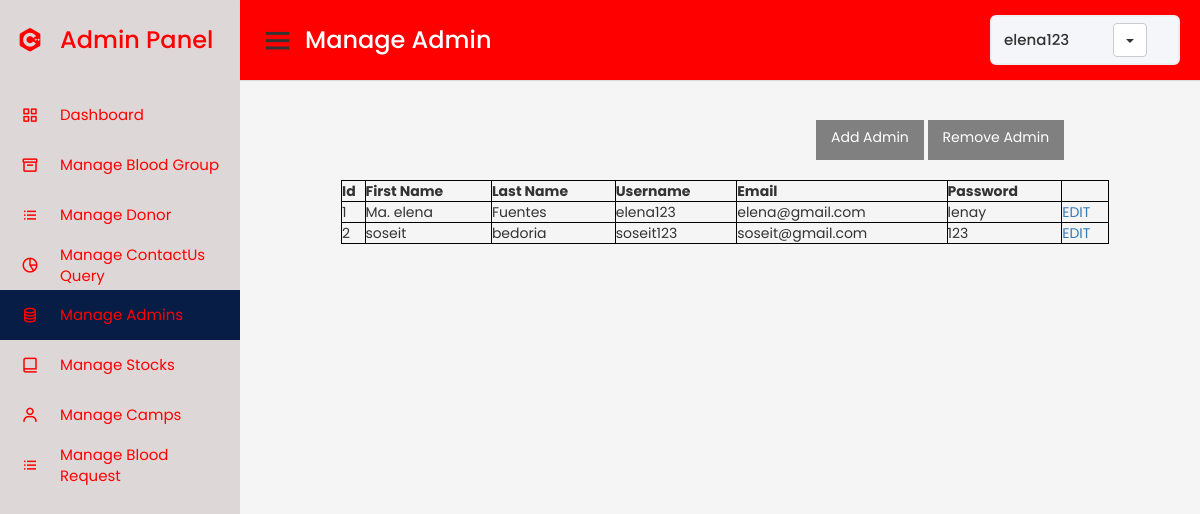
/Admin/manageadmin.php (signed in), run on the app's committed database.
### tables this page shows
CREATE TABLE `admin_file` (
  `admin_id` int(11) NOT NULL,
  `firstname` varchar(50) NOT NULL,
  `lastname` varchar(50) NOT NULL,
  `username` varchar(50) NOT NULL,
  `email` varchar(50) NOT NULL,
  `password` varchar(50) NOT NULL
);

### Admin/manageadmin.php (the view, shortened to what this page needs)
<!DOCTYPE html>
<html lang="en" dir="ltr">
  <head>
    <link rel="stylesheet" href="./admin.css">
    <link href='https://unpkg.com/boxicons@2.0.7/css/boxicons.min.css' rel='stylesheet'>
    <link rel="stylesheet" href="https://maxcdn.bootstrapcdn.com/bootstrap/3.4.1/css/bootstrap.min.css">
   </head>
<body>
  <div class="sidebar" style="  background-color: #DDD7D7;">
    <div class="logo-details">
      <i class='bx bxl-c-plus-plus'  style= "color:red;"></i>
      <span class="logo_name" style= "color:red;">Admin Panel</span>
    </div>
      <ul class="nav-links" >
        <li>
          <a href="./admin_dashboard.php" >
            <i class='bx bx-grid-alt'  style= "color:red;"></i>
            <span class="links_name"  style= "color:red;">Dashboard</span>
          </a>
        </li>
        <li >
          <a href="./manageblood.php" >
            <i class='bx bx-box'  style= "color:red;"></i>
            <span class="links_name" style= "color:red;">Manage Blood Group</span>
          </a>
        </li>
        <li>
          <a href="./managedonor.php">
            <i class='bx bx-list-ul'  style= "color:red;" ></i>
            <span class="links_name"  style= "color:red;">Manage Donor</span>
          </a>
        </li>
        <li>
          <a href="./managecquery.php">
            <i class='bx bx-pie-chart-alt-2' style= "color:red;" ></i>
            <span class="links_name"  style= "color:red;">Manage ContactUs <br> Query</span>
          </a>
        </li>
        <li>
          <a href="#" class="active">
            <i class='bx bx-coin-stack'  style= "color:red;"></i>
            <span class="links_name" style= "color:red;">Manage Admins</span>
          </a>
        </li>
        <li>
          <a href="./managestock.php">
            <i class='bx bx-book-alt'  style= "color:red;"></i>
            <span class="links_name" style= "color:red;">Manage Stocks</span>
          </a>
        </li>
        <li>
          <a href="./managecamps.php">
            <i class='bx bx-user'  style= "color:red;"></i>
            <span class="links_name" style= "color:red;">Manage Camps</span>
          </a>
        </li>
        <li>
        <a href="./managerequest.php">
            <i class='bx bx-list-ul'  style= "color:red;" ></i>
            <span class="links_name"  style= "color:red;">Manage Blood <br> Request</span>
          </a>
        </li>
      </ul>
  </div>
  <section class="home-section" >
    <nav style= "background-color:red;">
      <div class="sidebar-button">
        <i class='bx bx-menu sidebarBtn'></i>
        <span class="dashboard" id="ok">Manage Admin</span>
      </div>
      <div class="profile-details">
        <span class="admin_name"> <?php echo $_SESSION["username"]; ?></span>
        <div class="dropdown">
              <button style="margin-left:100%;" class="btn btn-default dropdown-toggle" type="button" data-toggle="dropdown">
              <span class="caret"></span></button>
            </div>
        </div>
    </nav> <br><br><br><br> <br><br>
    <div class="forms" style="margin-left:60%">
            <a  href="addFunctions/addadmin.php" class="button">Add Admin</a>
            <a   href="removeFunctions/remove_admin.php" class="button">Remove Admin</a>
    </div>
 <br>
    <center>  <section>
<?php
require_once('./includes/db_connect.inc');
$qry="select * from admin_file";
$result=mysqli_query($conn,$qry);
echo"<table border='2'>
<tr>
<th>Id</th>
<th>First Name</th>
<th>Last Name</th>
<th>Username</th>
<th>Email</th>
<th>Password</th>
</tr>";
while($row=mysqli_fetch_array($result)){
echo"<tr>
<td>".$row['admin_id']."</td>
<td>".$row['firstname']."</td>
<td>".$row['lastname']."</td>
<td>".$row['username']."</td>
<td>".$row['email']."</td>
<td>".$row['password']."</td>
<td><a href='editFunctions/edit_admindetails.php?admin_id=".$row['admin_id']."'>EDIT</a></td>
</tr>";
}
?>
</section></center>
  </section>
</body>
</html>

### Admin/admin.css (style rules this page uses)
* { margin: 0; padding: 0; box-sizing: border-box; font-family: 'Poppins', sans-serif; }
body { background-image: url('./userimages/lood.jpg'); }
.sidebar { position: fixed; height: 100%; width: 240px; background: #0A2558; transition: all 0.5s ease; }
.sidebar .logo-details { height: 80px; display: flex; align-items: center; }
.sidebar .logo-details i { font-size: 28px; font-weight: 500; color: #fff; min-width: 60px; text-align: center }
.sidebar .logo-details .logo_name { color: #fff; font-size: 24px; font-weight: 500; }
.sidebar .nav-links { margin-top: 10px; }
.sidebar .nav-links li { position: relative; list-style: none; height: 50px; }
.sidebar .nav-links li a { height: 100%; width: 100%; display: flex; align-items: center; text-decoration: none; transition: all 0.4s ease; }
.sidebar .nav-links li a.active { background: #081D45; }
.sidebar .nav-links li i { min-width: 60px; text-align: center; font-size: 18px; color: #fff; }
.sidebar .nav-links li a .links_name { color: #fff; font-size: 15px; font-weight: 400; white-space: nowrap; }
.home-section { position: relative; background: #f5f5f5; min-height: 100vh; width: calc(100% - 240px); left: 240px; transition: all 0.5s ease; }
.home-section nav { display: flex; justify-content: space-between; height: 80px; background: #fff; display: flex; align-items: center; position: fixed; width: calc(100% - 240px); left: 240px; z-index: 100; padding: 0 20px; box-shadow: 0 1px 1px rgba(0, 0, 0, 0.1); transition: all 0.5s ease; }
.home-section nav .sidebar-button { display: flex; align-items: center; font-size: 24px; font-weight: 500; }
nav .sidebar-button i { font-size: 35px; margin-right: 10px; }
.home-section nav .profile-details { display: flex; align-items: center; background: #F5F6FA; border: 2px solid #EFEEF1; border-radius: 6px; height: 50px; min-width: 190px; padding: 0 15px 0 2px; }
nav .profile-details .admin_name { font-size: 15px; font-weight: 500; color: #333; margin: 0 10px; white-space: nowrap; }
#ok { color: white; }
.button { height: 40px; display: inline-block; padding: 7px 15px; background-color: grey; color: white; border: 0; line-height: inherit; text-decoration: none; cursor: pointer; }
table, td, th { border: 1px solid black; text-align: left; }
table { border-collapse: collapse; width: 80%; margin-left: 10px; }
th, td { padding: 15px; }

### data on the page
admin_file: admin_id "1", firstname "Ma. elena", lastname "Fuentes", username "elena123", email "elena@gmail.com", password "lenay"
admin_file: admin_id "2", firstname "soseit", lastname "bedoria", username "soseit123", email "soseit@gmail.com", password "123"

### other printed values
$_SESSION["username"] "elena123"
